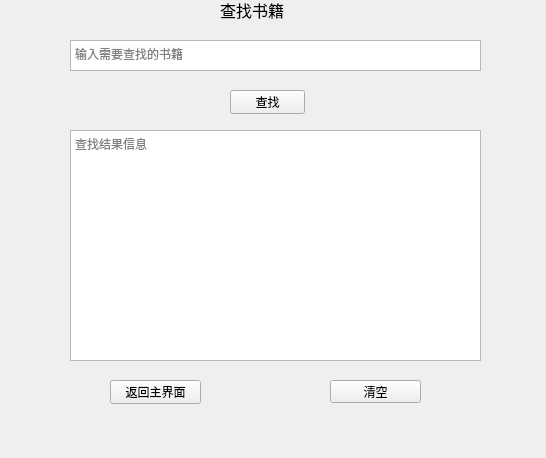
<?xml version="1.0" encoding="UTF-8"?>
<ui version="4.0">
 <class>Form</class>
 <widget class="QWidget" name="Form">
  <property name="geometry">
   <rect>
    <x>0</x>
    <y>0</y>
    <width>546</width>
    <height>458</height>
   </rect>
  </property>
  <property name="windowTitle">
   <string>查找</string>
  </property>
  <widget class="QLabel" name="label">
   <property name="geometry">
    <rect>
     <x>220</x>
     <y>0</y>
     <width>71</width>
     <height>20</height>
    </rect>
   </property>
   <property name="font">
    <font>
     <pointsize>12</pointsize>
    </font>
   </property>
   <property name="text">
    <string>查找书籍</string>
   </property>
  </widget>
  <widget class="QTextEdit" name="textEdit">
   <property name="geometry">
    <rect>
     <x>70</x>
     <y>40</y>
     <width>411</width>
     <height>31</height>
    </rect>
   </property>
   <property name="overwriteMode">
    <bool>false</bool>
   </property>
   <property name="tabStopDistance">
    <double>77.000000000000000</double>
   </property>
   <property name="placeholderText">
    <string>输入需要查找的书籍</string>
   </property>
  </widget>
  <widget class="QPushButton" name="pushButton">
   <property name="geometry">
    <rect>
     <x>230</x>
     <y>90</y>
     <width>75</width>
     <height>24</height>
    </rect>
   </property>
   <property name="text">
    <string>查找</string>
   </property>
  </widget>
  <widget class="QTextEdit" name="textEdit_2">
   <property name="geometry">
    <rect>
     <x>70</x>
     <y>130</y>
     <width>411</width>
     <height>231</height>
    </rect>
   </property>
   <property name="placeholderText">
    <string>查找结果信息</string>
   </property>
  </widget>
  <widget class="QPushButton" name="pushButton_2">
   <property name="geometry">
    <rect>
     <x>110</x>
     <y>380</y>
     <width>91</width>
     <height>24</height>
    </rect>
   </property>
   <property name="text">
    <string>返回主界面</string>
   </property>
  </widget>
  <widget class="QPushButton" name="pushButton_3">
   <property name="geometry">
    <rect>
     <x>330</x>
     <y>380</y>
     <width>91</width>
     <height>23</height>
    </rect>
   </property>
   <property name="text">
    <string>清空</string>
   </property>
  </widget>
 </widget>
 <resources/>
 <connections/>
</ui>
